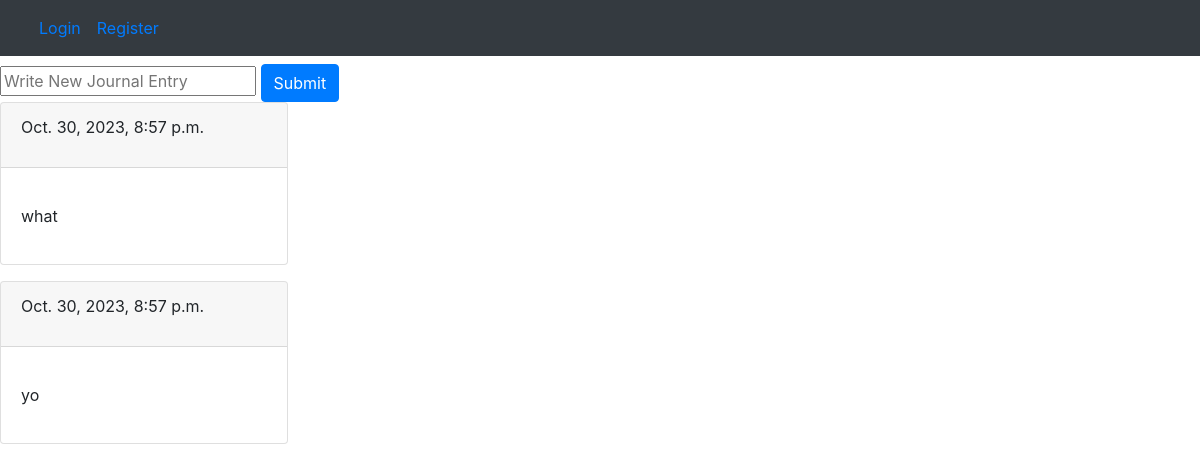
The app's page /journal/26, older data.
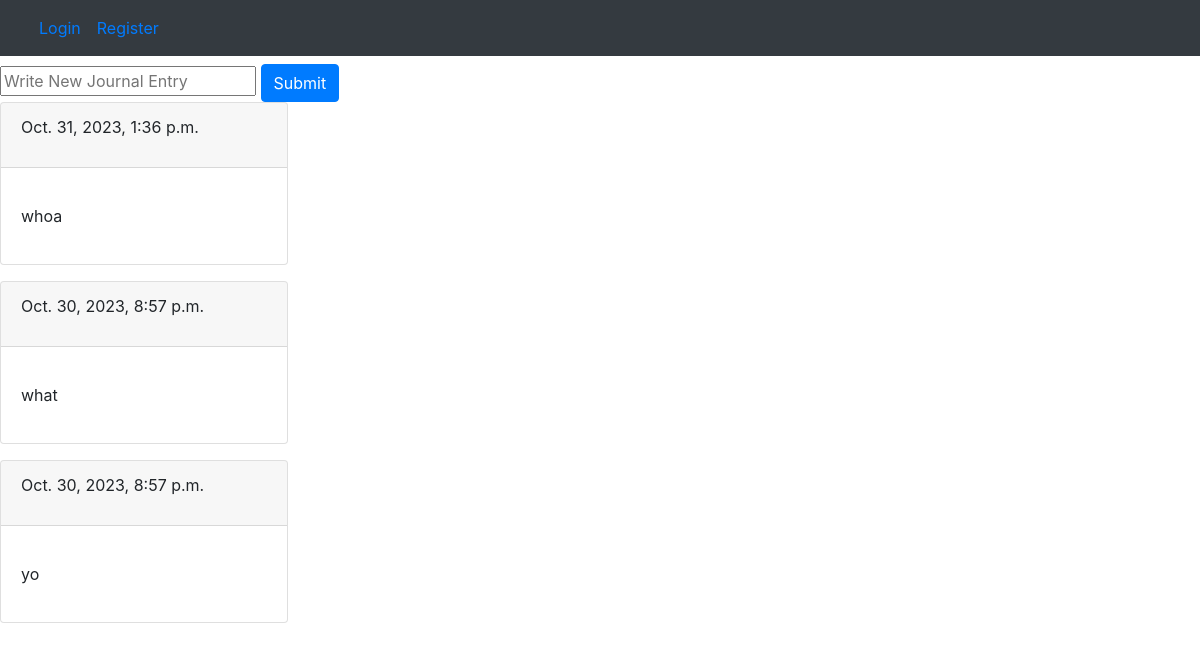
The same page, newer data.
### Goalify/models.py (models this page shows, shortened)
class Entries(models.Model):
    user = models.ForeignKey(User, on_delete=models.CASCADE, null = True, blank = True)
    journal = models.ForeignKey(Journal, on_delete=models.CASCADE, null = True, blank = True)
    date = models.DateTimeField(null = True, blank = True)
    content = models.CharField(max_length = 1000, null = True, blank = True)

### Goalify/views.py (the view)
# urls.py: path("journal/<int:journal_id>", views.entry, name='entry' ),
def entry(request, journal_id):
     entries = Entries.objects.filter(journal_id=journal_id).all().order_by('-date')
     journal = Journal.objects.get(id=journal_id)
     if request.method == "POST":
          formy = EntryForm(request.POST)
          if formy.is_valid():
               new_entry = formy.save()
               new_entry.user = request.user
               new_entry.journal = journal
               current_time = datetime.now()
               new_entry.date = current_time
               new_entry.save()
          return HttpResponseRedirect('#')
     else:
          formy = EntryForm
          return render(request, "goalify/entries.html", {
               'formy': formy,
               'entries': entries
          })

### Goalify/templates/goalify/entries.html (shortened to what this page needs)
{% extends "goalify/layout.html" %}
{% block body%}
    <div class="entry-form">
        <form action="" method="POST">
            {{ formy }}
            <button type="submit" class="btn btn-primary">Submit</button>
        </form>
    </div>
    <div class="entry">
        {% for entry in entries %}
        <div class="card text-bg-light mb-3" style="max-width: 18rem;">
            <div class="card-header">{{ entry.date}}</p></div>
            <div class="card-body">
              <p class="card-text"><p>{{ entry.content }}</p></p>
            </div>
          </div>
        {% endfor %}
    </div>
{% endblock %}

Row changes from the older to the newer data that the page shows:
added Entries: date "Oct. 31, 2023, 1:36 p.m.", content "whoa"
